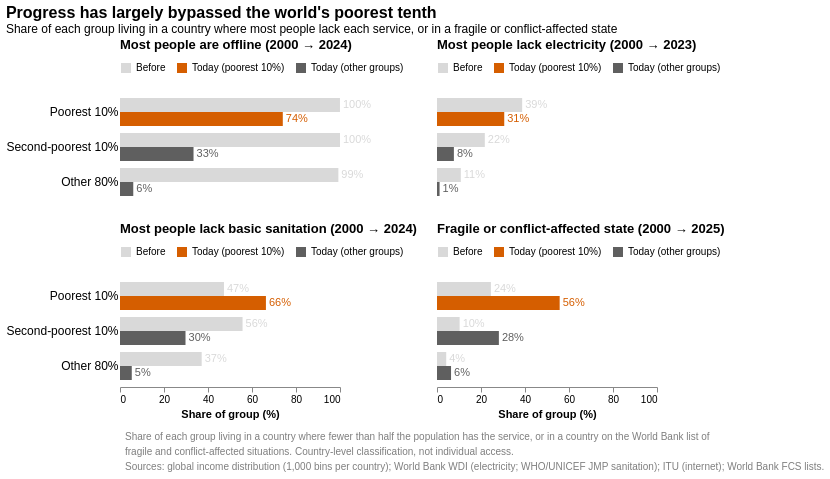

This figure's notebook cell:
### Code cell
GROUP_LABELS = {'D1': 'Poorest 10%', 'D2': 'Second-poorest 10%', 'D3-D10': 'Other 80%'}
PANEL_TITLES = {
    'Internet': 'Most people are offline',
    'Electricity': 'Most people lack electricity',
    'Sanitation': 'Most people lack basic sanitation',
    'Fragile or conflict-affected': 'Fragile or conflict-affected state',
}

before_today = pd.DataFrame([
    {
        'panel': f"{PANEL_TITLES[indicator]} ({int(row['start'])} → {int(row['end'])})",
        'group': label,
        'period': period,
        'share': row[f'{group} {column}'],
    }
    for indicator, row in blog_change.iterrows()
    for group, label in GROUP_LABELS.items()
    for period, column in (('Before', 'start'), ('Today', 'end'))
])
# Only the poorest decile's "today" bar is orange, so it stands out from the other groups.
before_today['tone'] = np.select(
    [before_today['period'].eq('Before'), before_today['group'].eq('Poorest 10%')],
    ['Before', 'Today (poorest 10%)'],
    'Today (other groups)',
)
BEFORE_TODAY_PANELS = [
    before_today.loc[before_today['panel'].str.startswith(PANEL_TITLES[name]), 'panel'].iloc[0]
    for name in ('Internet', 'Electricity', 'Sanitation', 'Fragile or conflict-affected')
]
TONES = {'Before': '#D9D9D9', 'Today (poorest 10%)': '#D55E00', 'Today (other groups)': '#5F5F5F'}

before_today_base = alt.Chart().encode(
    y=alt.Y('group:N', sort=list(GROUP_LABELS.values()), title=None, axis=alt.Axis(labelFontSize=12, ticks=False, domain=False)),
    yOffset=alt.YOffset('period:N', sort=['Before', 'Today']),
    x=alt.X('share:Q', scale=alt.Scale(domain=[0, 100]), title='Share of group (%)'),
)
before_today_bars = before_today_base.mark_bar().encode(
    color=alt.Color(
        'tone:N',
        sort=list(TONES),
        scale=alt.Scale(domain=list(TONES), range=list(TONES.values())),
        legend=alt.Legend(title=None, orient='top'),
    ),
    tooltip=[
        alt.Tooltip('panel:N', title='Indicator'),
        alt.Tooltip('group:N', title='Group'),
        alt.Tooltip('period:N', title='Period'),
        alt.Tooltip('share:Q', title='Share (%)', format='.1f'),
    ],
)
before_today_labels = (
    before_today_base.transform_calculate(label="format(datum.share, '.0f') + '%'")
    .mark_text(align='left', dx=3, fontSize=11)
    .encode(
        text='label:N',
        color=alt.Color('tone:N', scale=alt.Scale(domain=list(TONES), range=['#8C8C8C', '#D55E00', '#5F5F5F']), legend=None),
    )
)

before_today_panels = (
    alt.layer(before_today_bars, before_today_labels, data=before_today)
    # A step height gives each Before/Today bar its own band; a fixed height collapses them into lines.
    .properties(width=220, height=alt.Step(14))
    .facet(
        facet=alt.Facet(
            'panel:N', sort=BEFORE_TODAY_PANELS, title=None,
            header=alt.Header(labelFontSize=13, labelFontWeight='bold', labelAnchor='start'),
        ),
        columns=2,
    )
    .resolve_scale(color='independent')
)
before_today_note = alt.Chart(pd.DataFrame({'line': [
    'Share of each group living in a country where fewer than half the population has the service, or in a country on the World Bank list of',
    'fragile and conflict-affected situations. Country-level classification, not individual access.',
    'Sources: global income distribution (1,000 bins per country); World Bank WDI (electricity; WHO/UNICEF JMP sanitation); ITU (internet); World Bank FCS lists.',
]}).reset_index()).mark_text(align='left', fontSize=10, color='#7F7F7F').encode(
    y=alt.Y('index:O', axis=None),
    text='line:N',
).properties(width=10, height=45)

before_today_chart = (
    alt.vconcat(before_today_panels, before_today_note, spacing=10)
    .properties(
        title=alt.TitleParams(
            "Progress has largely bypassed the world's poorest tenth",
            subtitle=['Share of each group living in a country where most people lack each service, or in a fragile or conflict-affected state'],
            anchor='start',
            fontSize=16,
        )
    )
    .configure_view(stroke=None)
    .configure_axis(grid=False)
)
before_today_chart

### Figure 1 — Vega-Lite specification as saved in the notebook (floating-point values rounded to 4 significant figures)
{"config": {"view": {"continuousWidth": 300, "continuousHeight": 300, "stroke": null}, "axis": {"grid": false}}, "vconcat": [{"data": {"name": "data-4f7f00b871daee5d4c2b1c8f1caae97c"}, "facet": {"field": "panel", "header": {"labelAnchor": "start", "labelFontSize": 13, "labelFontWeight": "bold"}, "sort": ["Most people are offline (2000 → 2024)", "Most people lack electricity (2000 → 2023)", "Most people lack basic sanitation (2000 → 2024)", "Fragile or conflict-affected state (2000 → 2025)"], "title": null, "type": "nominal"}, "spec": {"layer": [{"mark": {"type": "bar"}, "encoding": {"color": {"field": "tone", "legend": {"orient": "top", "title": null}, "scale": {"domain": ["Before", "Today (poorest 10%)", "Today (other groups)"], "range": ["#D9D9D9", "#D55E00", "#5F5F5F"]}, "sort": ["Before", "Today (poorest 10%)", "Today (other groups)"], "type": "nominal"}, "tooltip": [{"field": "panel", "title": "Indicator", "type": "nominal"}, {"field": "group", "title": "Group", "type": "nominal"}, {"field": "period", "title": "Period", "type": "nominal"}, {"field": "share", "format": ".1f", "title": "Share (%)", "type": "quantitative"}], "x": {"field": "share", "scale": {"domain": [0, 100]}, "title": "Share of group (%)", "type": "quantitative"}, "y": {"axis": {"domain": false, "labelFontSize": 12, "ticks": false}, "field": "group", "sort": ["Poorest 10%", "Second-poorest 10%", "Other 80%"], "title": null, "type": "nominal"}, "yOffset": {"field": "period", "sort": ["Before", "Today"], "type": "nominal"}}}, {"mark": {"type": "text", "align": "left", "dx": 3, "fontSize": 11}, "encoding": {"color": {"field": "tone", "legend": null, "scale": {"domain": ["Before", "Today (poorest 10%)", "Today (other groups)"], "range": ["#8C8C8C", "#D55E00", "#5F5F5F"]}, "type": "nominal"}, "text": {"field": "label", "type": "nominal"}, "x": {"field": "share", "scale": {"domain": [0, 100]}, "title": "Share of group (%)", "type": "quantitative"}, "y": {"axis": {"domain": false, "labelFontSize": 12, "ticks": false}, "field": "group", "sort": ["Poorest 10%", "Second-poorest 10%", "Other 80%"], "title": null, "type": "nominal"}, "yOffset": {"field": "period", "sort": ["Before", "Today"], "type": "nominal"}}, "transform": [{"calculate": "format(datum.share, '.0f') + '%'", "as": "label"}]}], "height": {"step": 14}, "width": 220}, "columns": 2, "resolve": {"scale": {"color": "independent"}}}, {"data": {"name": "data-43685e428b359d9898245efd729db9aa"}, "mark": {"type": "text", "align": "left", "color": "#7F7F7F", "fontSize": 10}, "encoding": {"text": {"field": "line", "type": "nominal"}, "y": {"axis": null, "field": "index", "type": "ordinal"}}, "height": 45, "width": 10}], "spacing": 10, "title": {"text": "Progress has largely bypassed the world's poorest tenth", "anchor": "start", "fontSize": 16, "subtitle": ["Share of each group living in a country where most people lack each service, or in a fragile or conflict-affected state"]}, "$schema": "https://vega.github.io/schema/vega-lite/v6.4.1.json", "datasets": {"data-4f7f00b871daee5d4c2b1c8f1caae97c": [{"panel": "Most people lack electricity (2000 → 2023)", "group": "Poorest 10%", "period": "Before", "share": 38.71, "tone": "Before"}, {"panel": "Most people lack electricity (2000 → 2023)", "group": "Poorest 10%", "period": "Today", "share": 30.57, "tone": "Today (poorest 10%)"}, {"panel": "Most people lack electricity (2000 → 2023)", "group": "Second-poorest 10%", "period": "Before", "share": 21.73, "tone": "Before"}, {"panel": "Most people lack electricity (2000 → 2023)", "group": "Second-poorest 10%", "period": "Today", "share": 7.675, "tone": "Today (other groups)"}, {"panel": "Most people lack electricity (2000 → 2023)", "group": "Other 80%", "period": "Before", "share": 10.82, "tone": "Before"}, {"panel": "Most people lack electricity (2000 → 2023)", "group": "Other 80%", "period": "Today", "share": 1.173, "tone": "Today (other groups)"}, {"panel": "Most people are offline (2000 → 2024)", "group": "Poorest 10%", "period": "Before", "share": 99.99, "tone": "Before"}, {"panel": "Most people are offline (2000 → 2024)", "group": "Poorest 10%", "period": "Today", "share": 74.0, "tone": "Today (poorest 10%)"}, {"panel": "Most people are offline (2000 → 2024)", "group": "Second-poorest 10%", "period": "Before", "share": 100.0, "tone": "Before"}, {"panel": "Most people are offline (2000 → 2024)", "group": "Second-poorest 10%", "period": "Today", "share": 33.42, "tone": "Today (other groups)"}, {"panel": "Most people are offline (2000 → 2024)", "group": "Other 80%", "period": "Before", "share": 99.26, "tone": "Before"}, {"panel": "Most people are offline (2000 → 2024)", "group": "Other 80%", "period": "Today", "share": 6.031, "tone": "Today (other groups)"}, {"panel": "Most people lack basic sanitation (2000 → 2024)", "group": "Poorest 10%", "period": "Before", "share": 47.25, "tone": "Before"}, {"panel": "Most people lack basic sanitation (2000 → 2024)", "group": "Poorest 10%", "period": "Today", "share": 66.33, "tone": "Today (poorest 10%)"}, {"panel": "Most people lack basic sanitation (2000 → 2024)", "group": "Second-poorest 10%", "period": "Before", "share": 55.71, "tone": "Before"}, {"panel": "Most people lack basic sanitation (2000 → 2024)", "group": "Second-poorest 10%", "period": "Today", "share": 29.78, "tone": "Today (other groups)"}, {"panel": "Most people lack basic sanitation (2000 → 2024)", "group": "Other 80%", "period": "Before", "share": 37.13, "tone": "Before"}, {"panel": "Most people lack basic sanitation (2000 → 2024)", "group": "Other 80%", "period": "Today", "share": 5.35, "tone": "Today (other groups)"}, {"panel": "Fragile or conflict-affected state (2000 → 2025)", "group": "Poorest 10%", "period": "Before", "share": 24.49, "tone": "Before"}, {"panel": "Fragile or conflict-affected state (2000 → 2025)", "group": "Poorest 10%", "period": "Today", "share": 55.76, "tone": "Today (poorest 10%)"}, {"panel": "Fragile or conflict-affected state (2000 → 2025)", "group": "Second-poorest 10%", "period": "Before", "share": 10.29, "tone": "Before"}, {"panel": "Fragile or conflict-affected state (2000 → 2025)", "group": "Second-poorest 10%", "period": "Today", "share": 28.13, "tone": "Today (other groups)"}, {"panel": "Fragile or conflict-affected state (2000 → 2025)", "group": "Other 80%", "period": "Before", "share": 4.185, "tone": "Before"}, {"panel": "Fragile or conflict-affected state (2000 → 2025)", "group": "Other 80%", "period": "Today", "share": 6.382, "tone": "Today (other groups)"}], "data-43685e428b359d9898245efd729db9aa": [{"index": 0, "line": "Share of each group living in a country where fewer than half the population has the service, or in a country on the World Bank list of"}, {"index": 1, "line": "fragile and conflict-affected situations. Country-level classification, not individual access."}, {"index": 2, "line": "Sources: global income distribution (1,000 bins per country); World Bank WDI (electricity; WHO/UNICEF JMP sanitation); ITU (internet); World Bank FCS lists."}]}}
